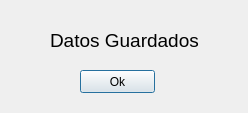
<?xml version="1.0" encoding="UTF-8"?>
<ui version="4.0">
 <class>DialogSucces</class>
 <widget class="QDialog" name="DialogSucces">
  <property name="geometry">
   <rect>
    <x>0</x>
    <y>0</y>
    <width>248</width>
    <height>113</height>
   </rect>
  </property>
  <property name="windowTitle">
   <string>Dialog</string>
  </property>
  <widget class="QLabel" name="label">
   <property name="geometry">
    <rect>
     <x>50</x>
     <y>20</y>
     <width>281</width>
     <height>41</height>
    </rect>
   </property>
   <property name="font">
    <font>
     <pointsize>14</pointsize>
    </font>
   </property>
   <property name="text">
    <string>Datos Guardados</string>
   </property>
  </widget>
  <widget class="QPushButton" name="pushButton">
   <property name="geometry">
    <rect>
     <x>80</x>
     <y>70</y>
     <width>75</width>
     <height>23</height>
    </rect>
   </property>
   <property name="text">
    <string>Ok</string>
   </property>
  </widget>
 </widget>
 <resources/>
 <connections/>
</ui>
